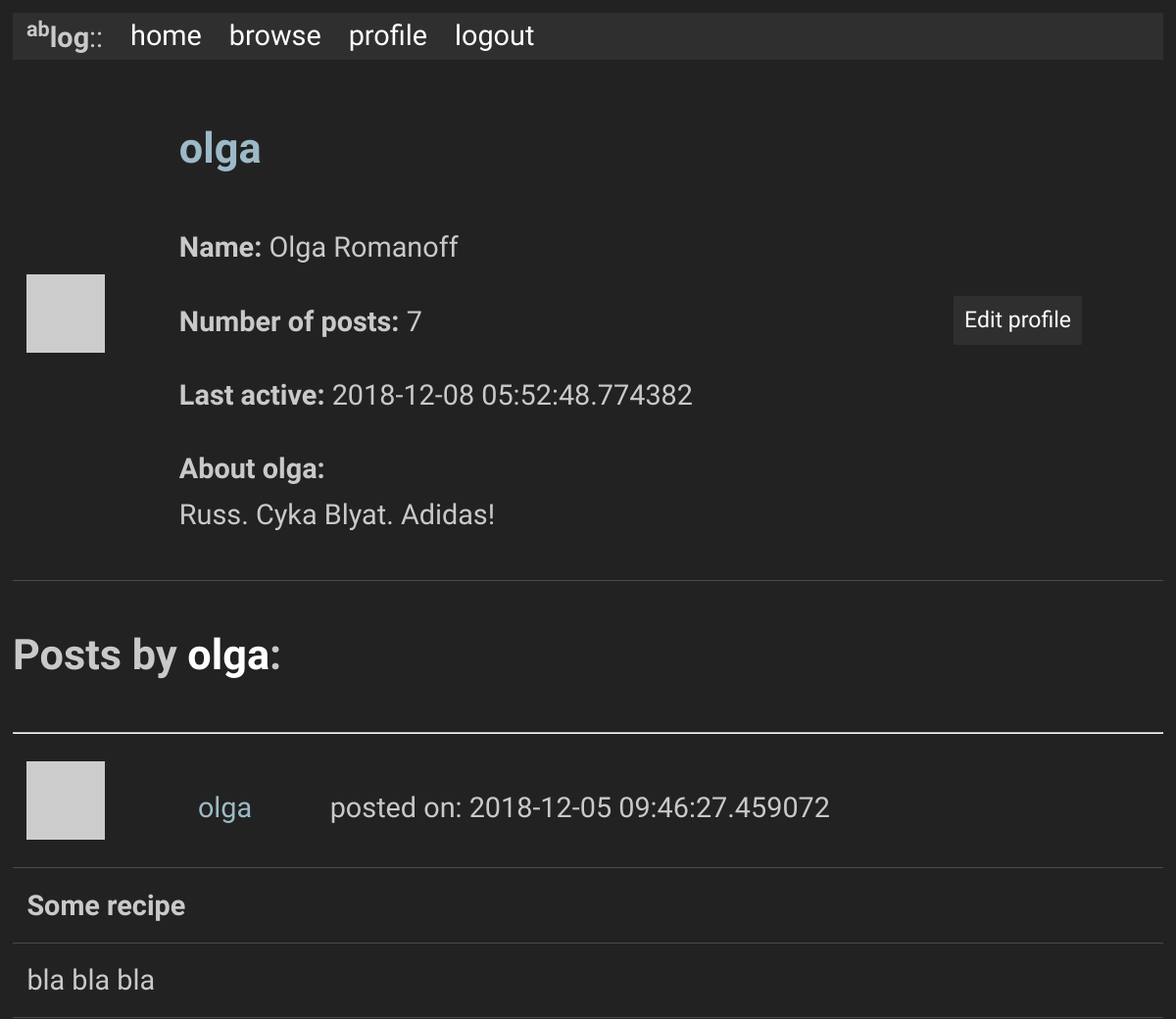
The page /user/olga (signed in, upper part) on the database as committed earlier.
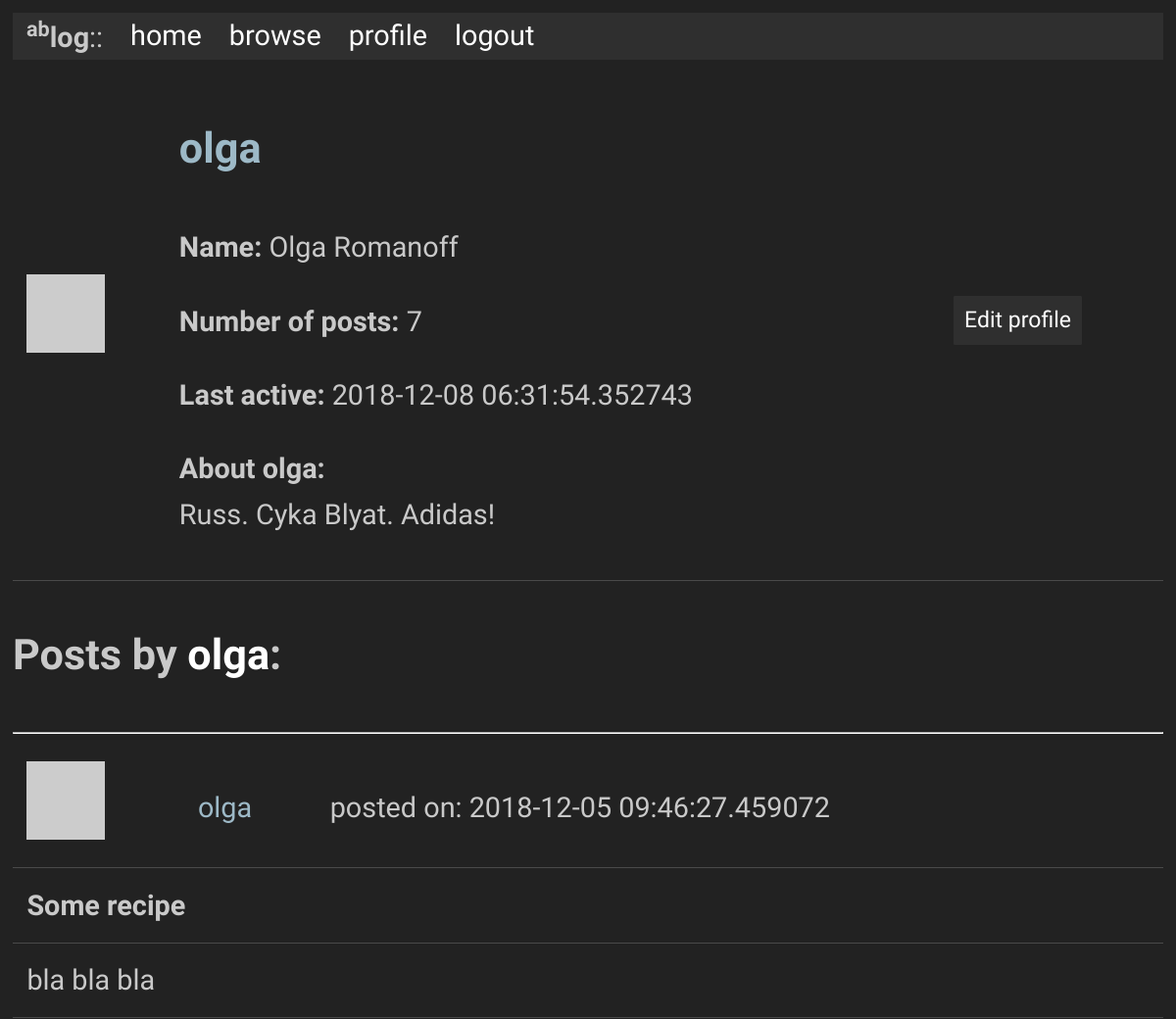
The same page on the database as committed later.
### app/models.py (models this page shows, shortened)
class User(UserMixin, db.Model):
    id            = db.Column(db.Integer, primary_key = True)
    username      = db.Column(db.String(64), index = True, unique = True)
    full_name     = db.Column(db.String(80), index = True)
    email         = db.Column(db.String(128), index = True, unique = True)
    password_hash = db.Column(db.String(128))
    posts         = db.relationship('Post', backref = 'author', lazy = 'dynamic')
    about_me      = db.Column(db.String(50))
    last_seen     = db.Column(db.DateTime, default=datetime.utcnow)
    """
    Generates password hash from password string
    """
    """
    Checks if provided password matches self.password_hash
    """
    """
    Fetches generated avatar from gravatar from hash, which is generated from email
    """
    def avatar(self, size = 64):
        digest = md5(self.email.lower().encode('utf-8')).hexdigest()
        return('https://gravatar.com/avatar/{}?d=retro&s={}'.format(digest, size))

class Post(db.Model):
    id           = db.Column(db.Integer, primary_key = True)
    title        = db.Column(db.String(40))
    body         = db.Column(db.String(100))
    timestamp    = db.Column(db.DateTime, index = True, default = datetime.utcnow)
    user_id      = db.Column(db.Integer, db.ForeignKey('user.id'))

### app/routes.py (the view)
@app.route('/user/<username>')
@login_required
def user(username):
    page        = request.args.get('page', 1, type = int)
    user        = User.query.filter_by(username = username).first_or_404()
    posts       = Post.query.filter_by(user_id = user.id).order_by(Post.timestamp.desc())
    n_posts     = posts.count()
    posts       = posts.paginate(page, app.config['POSTS_PER_PAGE'], False)
    next_url    = url_for('user', username = username, page = posts.next_num) if posts.has_next else None
    prev_url    = url_for('user', username = username, page = posts.prev_num) if posts.has_prev else None
    return(render_template('user.html', user = user, posts = posts.items, n_posts = n_posts, next_url = next_url, prev_url = prev_url))

### app/models.py (called while the page is built)
@login.user_loader
def load_user(id):
    return User.query.get(int(id))

### app/routes.py (called while the page is built)
@app.before_request
def before_request():
    if current_user.is_authenticated:
        current_user.last_seen = datetime.utcnow()
        db.session.commit()

### app/templates/user.html (shortened to what this page needs)
{% extends "base.html" %}
{% from "_post.html" import render_post %}
{% block content %}
  <table>
    <tr>
      <td valign="center"><img src="{{ user.avatar(228) }}"></td>
      <td>
        <h4  id="inline-hyper">{{ user.username }}</h4>
        {% if user.full_name %}<p><b>Name:</b> {{ user.full_name }}</p>{% endif %}
        <p><b>Number of posts:</b> {{ n_posts }}</p>
        {% if user.last_seen %}<p><b>Last active:</b> {{ user.last_seen }}</p>{% endif %}
        {% if user.about_me %}<p><b>About {{ user.username }}:</b> <br>{{ user.about_me }}</p>{% endif %}
      </td>
      <td>
        {% if user == current_user %}
        <div class="button"><a href="{{ url_for('edit_profile') }}">Edit profile</a></div>
        {% endif %}
      </td>
    </tr>
  </table>
  <h4> Posts by <a href="{{ url_for('user', username=user.username) }}">{{ user.username }}</a>:</h4>
  <hr>
  {% for post in posts %}
      {{ render_post(post) }}
  {% endfor %}
{% endblock %}

### app/templates/base.html (shortened to what this page needs)
<!doctype html>
<link rel="stylesheet" href="{{ url_for('static', filename='style.css') }}">
<html>
    <head>
    </head>
    <body>
      <ul>
        <li><b><sup>ab</sup>log</b>::</li>
        <li><a href="{{ url_for('index') }}">home</a></li>
        <li><a href="{{ url_for('browse') }}">browse</a></li>
        {% if current_user.is_anonymous %}
          <li>
            <a href="{{ url_for('login') }}">login</a>
          </li>
        {% else %}
          <li>
            <a href="{{ url_for('user', username = current_user.username) }}">profile</a>
          </li>
          <li>
          <a href="{{ url_for('logout') }}">logout</a>
          {% endif %}
        </li>
      </ul>
      {% block content %}{% endblock %}
    </body>
</html>

### app/templates/_post.html (shortened to what this page needs)
{% macro render_post(src) %}
  <table>
    <table>
      <tr>
        <td>
          <img src="{{ src.author.avatar(48) }}"><br>
        </td>
        <td>
          <a  id="inline-hyper" href="{{ url_for('user', username=src.author.username) }}">{{ src.author.username }}</a>
        </td>
        <td>
          posted on: {{ src.timestamp }}
        </td>
      </tr>
    </table>
    <table>
      <tr>
          <td><b>{{ src.title }}<b></td>
      </tr>
      <tr>
          <td>{{ src.body }}</td>
      </tr>
    </table>
{% endmacro %}

### app/static/style.css (style rules this page uses)
body { font-size: 1.8rem; line-height: 1.618; max-width: 52em; margin: auto; font-family: 'Quattrocento Sans', sans-serif; color: #c9c9c9; background-color: #222222; padding: 13px; }
h1, h2, h3, h4, h5, h6 { font-family: 'Quattrocento Sans', sans-serif; font-weight: 700; overflow-wrap: break-word; word-wrap: break-word; -ms-word-break: break-all; word-break: break-word; -ms-hyphens: auto; -moz-hyphens: auto; -webkit-hyphens: auto; hyphens: auto; }
h4 { line-height: 0.9; font-size: 1.5em; }
small, sub, sup { font-size: 75%; }
hr { border-color: #ffffff; }
a { text-decoration: none; color: #ffffff; }
#inline-hyper { color: #9db9c7; }
ul { list-style-type: none; margin: 0; padding: 0; overflow: hidden; background-color: #2f2f2f; }
li { float: left; padding: 0px 14px; }
li a { display: block; color: white; text-align: center; text-decoration: none; }
table { text-align: justify; width: 100%; border-collapse: collapse; }
td, th { padding: 0.5em; border-bottom: 1px solid #4a4a4a; }
.button, button { font-size: 0.8em; display: inline-block; padding: 5px 10px; text-align: center; text-decoration: none; white-space: nowrap; background-color: #2f2f2f; color: #222222; border-radius: 1px; border: 1px solid #2f2f2f; cursor: pointer; box-sizing: border-box; }

Rows that differ between the two databases and show on the page:
changed User "olga": last_seen "2018-12-08 05:52:48.774382" → "2018-12-08 06:31:54.352743"
